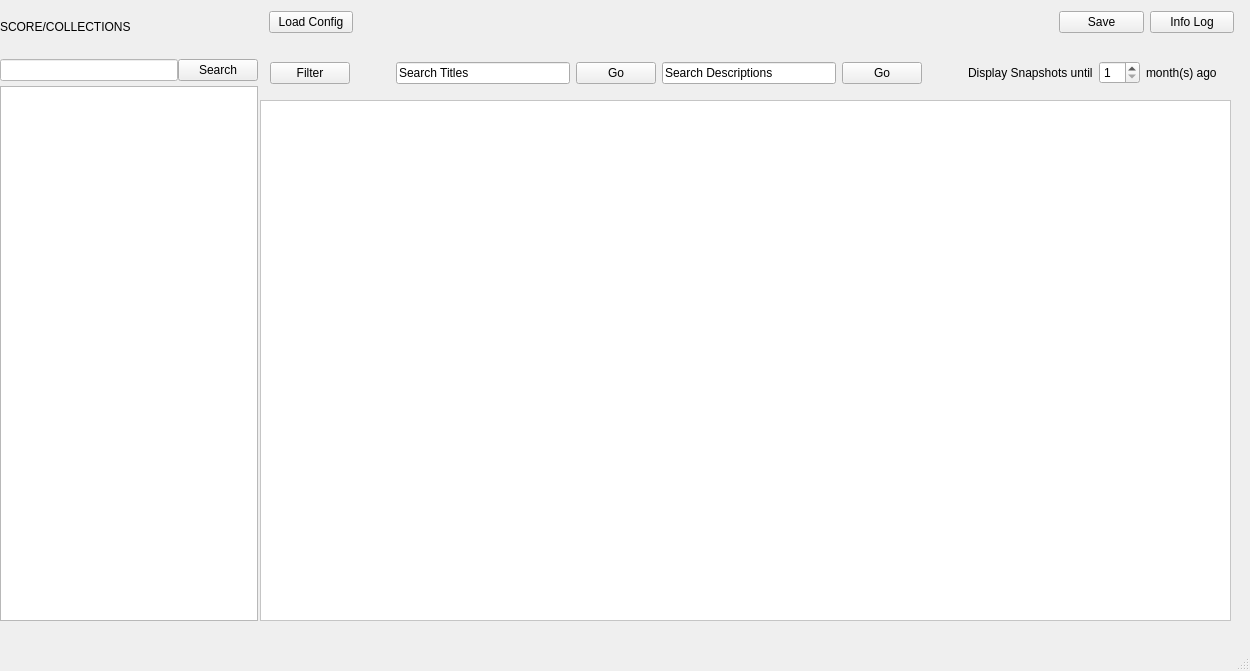
<?xml version="1.0" encoding="UTF-8"?>
<ui version="4.0">
 <class>MainWindow</class>
 <widget class="QMainWindow" name="MainWindow">
  <property name="geometry">
   <rect>
    <x>0</x>
    <y>0</y>
    <width>1250</width>
    <height>671</height>
   </rect>
  </property>
  <property name="windowTitle">
   <string>MainWindow</string>
  </property>
  <widget class="QWidget" name="centralwidget">
   <widget class="QWidget" name="layoutWidget">
    <property name="geometry">
     <rect>
      <x>0</x>
      <y>0</y>
      <width>258</width>
      <height>621</height>
     </rect>
    </property>
    <layout class="QVBoxLayout" name="collectionsVerticalLayout" stretch="1,0,10">
     <property name="spacing">
      <number>0</number>
     </property>
     <item>
      <widget class="QLabel" name="collectionsLabel">
       <property name="frameShape">
        <enum>QFrame::NoFrame</enum>
       </property>
       <property name="text">
        <string>SCORE/COLLECTIONS</string>
       </property>
      </widget>
     </item>
     <item>
      <layout class="QHBoxLayout" name="collSearchBarLayout">
       <property name="sizeConstraint">
        <enum>QLayout::SetDefaultConstraint</enum>
       </property>
       <property name="leftMargin">
        <number>0</number>
       </property>
       <property name="topMargin">
        <number>5</number>
       </property>
       <property name="bottomMargin">
        <number>5</number>
       </property>
       <item>
        <widget class="QLineEdit" name="searchLineEdit">
         <property name="styleSheet">
          <string notr="true">background-color: rgb(255, 255, 255);</string>
         </property>
        </widget>
       </item>
       <item>
        <widget class="QPushButton" name="collSearchButton">
         <property name="text">
          <string>Search</string>
         </property>
        </widget>
       </item>
      </layout>
     </item>
     <item>
      <widget class="QTreeView" name="collectionsTreeView">
       <property name="frameShape">
        <enum>QFrame::StyledPanel</enum>
       </property>
      </widget>
     </item>
    </layout>
   </widget>
   <widget class="QWidget" name="layoutWidget_2">
    <property name="geometry">
     <rect>
      <x>260</x>
      <y>0</y>
      <width>983</width>
      <height>45</height>
     </rect>
    </property>
    <layout class="QHBoxLayout" name="topButtonsBoxLayout">
     <item>
      <widget class="QFrame" name="topButtonsFrame">
       <property name="enabled">
        <bool>true</bool>
       </property>
       <property name="styleSheet">
        <string notr="true">
border-color: rgb(0, 0, 0);</string>
       </property>
       <property name="frameShape">
        <enum>QFrame::NoFrame</enum>
       </property>
       <layout class="QHBoxLayout" name="horizontalLayout">
        <item>
         <widget class="QPushButton" name="loadConfigButton">
          <property name="text">
           <string>Load Config</string>
          </property>
         </widget>
        </item>
        <item>
         <spacer name="topButtonsSpacer">
          <property name="orientation">
           <enum>Qt::Horizontal</enum>
          </property>
          <property name="sizeType">
           <enum>QSizePolicy::Fixed</enum>
          </property>
          <property name="sizeHint" stdset="0">
           <size>
            <width>700</width>
            <height>20</height>
           </size>
          </property>
         </spacer>
        </item>
        <item>
         <widget class="QPushButton" name="saveButton">
          <property name="text">
           <string>Save</string>
          </property>
         </widget>
        </item>
        <item>
         <widget class="QPushButton" name="infoButton">
          <property name="text">
           <string>Info Log</string>
          </property>
         </widget>
        </item>
       </layout>
      </widget>
     </item>
    </layout>
   </widget>
   <widget class="QWidget" name="layoutWidget_3">
    <property name="geometry">
     <rect>
      <x>260</x>
      <y>50</y>
      <width>967</width>
      <height>46</height>
     </rect>
    </property>
    <layout class="QHBoxLayout" name="filtersLayout">
     <item>
      <widget class="QFrame" name="filtersFrame">
       <property name="frameShape">
        <enum>QFrame::NoFrame</enum>
       </property>
       <property name="frameShadow">
        <enum>QFrame::Raised</enum>
       </property>
       <layout class="QHBoxLayout" name="horizontalLayout_6" stretch="0,0,1,0,1,0,0,0,0,0">
        <property name="leftMargin">
         <number>10</number>
        </property>
        <property name="rightMargin">
         <number>10</number>
        </property>
        <item>
         <widget class="QPushButton" name="filterMenuButton">
          <property name="text">
           <string>Filter</string>
          </property>
         </widget>
        </item>
        <item>
         <spacer name="filterToTitleSpacer">
          <property name="orientation">
           <enum>Qt::Horizontal</enum>
          </property>
          <property name="sizeHint" stdset="0">
           <size>
            <width>40</width>
            <height>20</height>
           </size>
          </property>
         </spacer>
        </item>
        <item>
         <widget class="QLineEdit" name="searchTitleLineEdit">
          <property name="text">
           <string>Search Titles</string>
          </property>
         </widget>
        </item>
        <item>
         <widget class="QPushButton" name="searchTitleButton">
          <property name="text">
           <string>Go</string>
          </property>
         </widget>
        </item>
        <item>
         <widget class="QLineEdit" name="searchDescLineEdit">
          <property name="text">
           <string>Search Descriptions</string>
          </property>
         </widget>
        </item>
        <item>
         <widget class="QPushButton" name="searchDescButton">
          <property name="text">
           <string>Go</string>
          </property>
         </widget>
        </item>
        <item>
         <spacer name="descriptionToDisplaySpacer">
          <property name="orientation">
           <enum>Qt::Horizontal</enum>
          </property>
          <property name="sizeHint" stdset="0">
           <size>
            <width>40</width>
            <height>20</height>
           </size>
          </property>
         </spacer>
        </item>
        <item>
         <widget class="QLabel" name="displaySnapshotLabel">
          <property name="text">
           <string>Display Snapshots until</string>
          </property>
         </widget>
        </item>
        <item>
         <widget class="QSpinBox" name="chooseMonthsSpinBox">
          <property name="minimum">
           <number>1</number>
          </property>
         </widget>
        </item>
        <item>
         <widget class="QLabel" name="monthsAgoLabel">
          <property name="text">
           <string>month(s) ago</string>
          </property>
         </widget>
        </item>
       </layout>
      </widget>
     </item>
    </layout>
   </widget>
   <widget class="QWidget" name="layoutWidget_4">
    <property name="geometry">
     <rect>
      <x>260</x>
      <y>100</y>
      <width>971</width>
      <height>521</height>
     </rect>
    </property>
    <layout class="QHBoxLayout" name="snapshotLayout">
     <item>
      <widget class="QTableWidget" name="snapshotTableWidget">
       <property name="styleSheet">
        <string notr="true">background-color: rgb(255, 255, 255);</string>
       </property>
       <property name="frameShape">
        <enum>QFrame::StyledPanel</enum>
       </property>
      </widget>
     </item>
    </layout>
   </widget>
  </widget>
  <widget class="QMenuBar" name="menubar">
   <property name="geometry">
    <rect>
     <x>0</x>
     <y>0</y>
     <width>1250</width>
     <height>22</height>
    </rect>
   </property>
  </widget>
  <widget class="QStatusBar" name="statusbar"/>
 </widget>
 <resources/>
 <connections/>
</ui>
